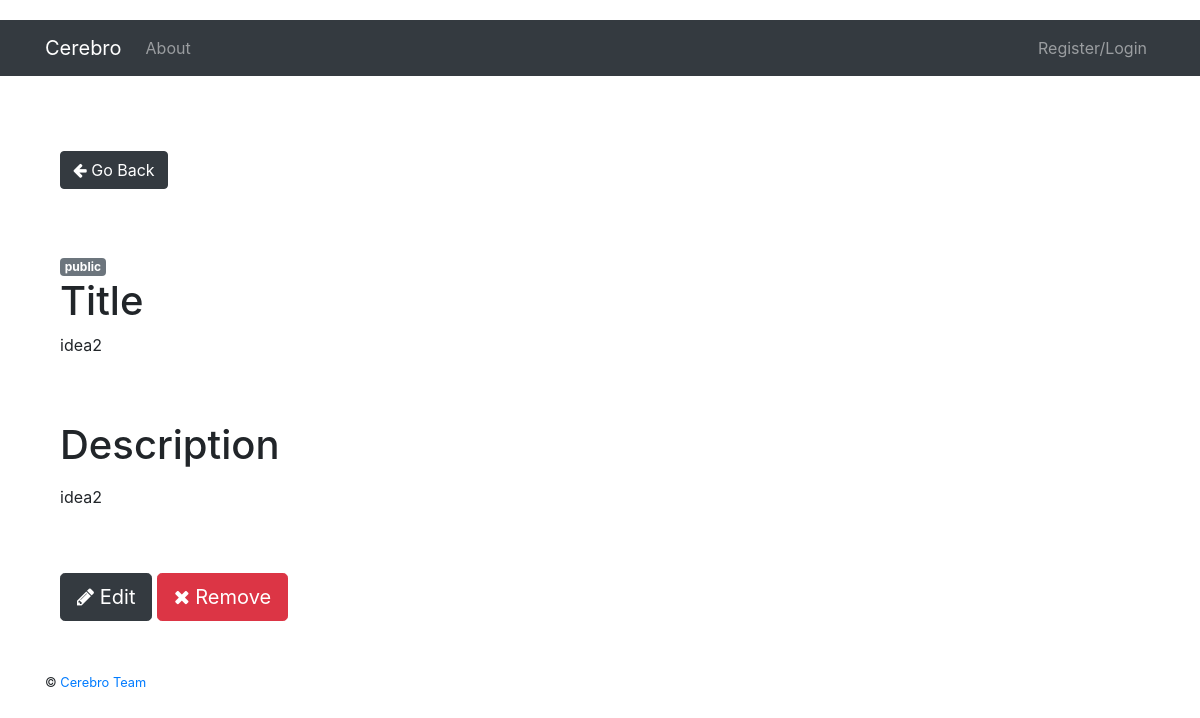
/ideas/2/, run on an earlier commit of the app's database.
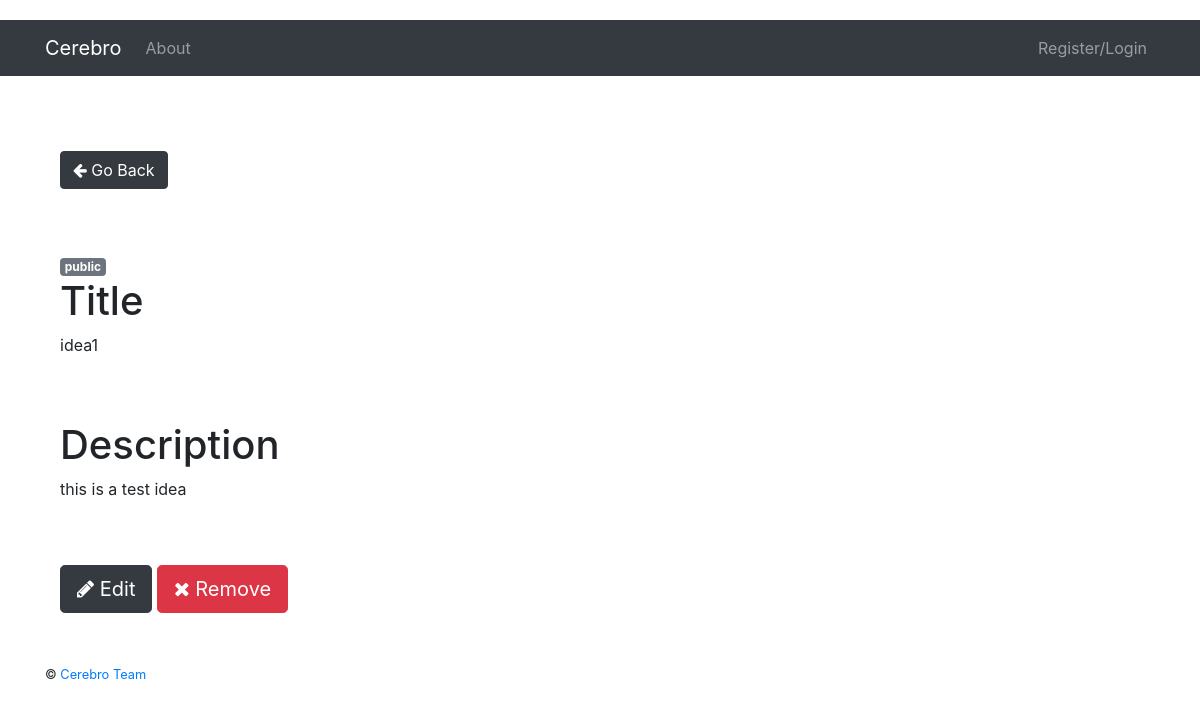
And on a later commit of the database.
### project/server/models.py (models this page shows, shortened)
class Idea(db.Model):
    __tablename__ = "ideas"
    id = db.Column(db.Integer, primary_key=True, autoincrement=True)
    title = db.Column(db.String(255), nullable=False)
    description = db.Column(db.String(1024), nullable=True)
    owner = db.Column(db.Integer, nullable=False)
    rating = db.Column(db.Integer, nullable=True)
    created_date = db.Column(db.DateTime, nullable=False)
    access = db.Column(db.String(255), nullable=False)

### project/server/user/views.py (the view)
@user_blueprint.route('/ideas/<idea>/', methods=['GET', 'POST'])
def idea_detail(idea):
    idea_result = Idea.query.filter_by(id=idea).first()
    return render_template('user/idea_detail.html', idea=idea_result)

### project/client/templates/user/idea_detail.html (shortened to what this page needs)
{% extends "_base.html" %}
{% block content %}
    <div class="container">
        <nav aria-label="...">
            <ul class="pagination">
                <li class="previous">
                    <a class="btn btn-dark ml-auto" href="{{ url_for("user.ideas") }}">
                        <i class="fa fa-arrow-left"></i> Go Back
                    </a>
                </li>
            </ul>
        </nav>
    <br><br>
    <span class="badge badge-secondary">{{ idea.access }}</span>
    <h1>Title </h1>
    <p>{{ idea.title }} </p>
    <br><br>
    <h1>Description</h1>
    <p>{{ idea.description|safe }}</p>
    <br><br>
    <a class="btn btn-dark btn-lg ml-auto" href="{{ url_for('user.edit_idea', idea=idea.id) }}">
        <i class="fa fa-pencil"></i> Edit
    </a>
    <button type="button" class="btn btn-danger btn-lg" data-toggle="modal" data-target="#confirmModal">
        <i class="fa fa-times"></i> Remove
    </button>
{% endblock %}

### project/client/templates/_base.html (shortened to what this page needs)
<!DOCTYPE html>
<html>
  <head>
      <link rel="stylesheet" href="//maxcdn.bootstrapcdn.com/bootstrap/4.0.0/css/bootstrap.min.css">
    <link href="{{url_for('static', filename='main.css')}}" rel="stylesheet" media="screen">
      <link rel="stylesheet" href="{{url_for('static', filename='user_profile.css')}}">
      <link href="//cdnjs.cloudflare.com/ajax/libs/font-awesome/4.4.0/css/font-awesome.min.css" rel="stylesheet" type="text/css" />
      <link rel="stylesheet" href="{{url_for('static', filename='css/froala/froala_editor.css')}}">
      <link rel="stylesheet" href="{{url_for('static', filename='css/froala/froala_style.css')}}">
      <link rel="stylesheet" href="{{url_for('static', filename='css/froala/plugins/code_view.css')}}">
      <link rel="stylesheet" href="{{url_for('static', filename='css/froala/plugins/image_manager.css')}}">
      <link rel="stylesheet" href="{{url_for('static', filename='css/froala/plugins/image.css')}}">
      <link rel="stylesheet" href="{{url_for('static', filename='css/froala/plugins/table.css')}}">
      <link rel="stylesheet" href="{{url_for('static', filename='css/froala/plugins/video.css')}}">
      <link rel="stylesheet" href="//cdnjs.cloudflare.com/ajax/libs/codemirror/5.3.0/codemirror.min.css">
      <link href="{{url_for('static', filename='user_profile.css')}}" rel="stylesheet" media="screen">
  </head>
  <body>
    {% include 'header.html' %}
    <div class="site-content">
      <div class="container">
        {% block content %}{% endblock %}
        <br>
      </div>
    </div>
    <br><br>
    {% include 'footer.html' %}
  </body>
</html>

### project/client/templates/header.html (shortened to what this page needs)
<header class="site-header">
  <nav class="navbar navbar-expand-lg navbar-dark bg-dark navbar-fixed-top" role="navigation">
    <div class="container">
          <a class="navbar-brand" href="{{ url_for('main.home') }}">Cerebro</a>
      <div class="collapse navbar-collapse" id="navbarNav">
        <ul class="navbar-nav">
          <li class="nav-item"><a class="nav-link" href="{{ url_for('main.about') }}">About</a></li>
        </ul>
        <ul class="navbar-nav ml-auto">
          {% if current_user.is_authenticated %}
              <li class="nav-item"><a class="nav-link" href="{{ url_for('user.account') }}">Profile</a></li>
            <li class="nav-item"><a class="nav-link" href="{{ url_for('user.logout') }}">Logout</a></li>
              <li class="nav-item"><a class="nav-link" href="{{ url_for('user.reset_password') }}">Reset Password</a></li>
          {% else %}
            <li class="nav-item"><a class="nav-link" href="{{ url_for('user.login') }}">&nbsp;Register/Login</a></li>
          {% endif %}
        </ul>
      </div>
    </div>
  </nav>
</header>

### project/client/templates/footer.html
<footer>
  <div class="container">
    <small>
      <span>© <a href="mailto:jkassel@gmail.com">Cerebro Team</a></span>
        <br><br>
    </small>
  </div>
</footer>

### project/client/static/main.css (style rules this page uses)
.site-content { padding-top: 75px; }

### project/client/static/user_profile.css (style rules this page uses)
body { margin-top:20px; }

What changed in the data, as far as the page shows it:
changed Idea "public": title "idea2" → "idea1"; description "idea2" → "this is a test idea"
